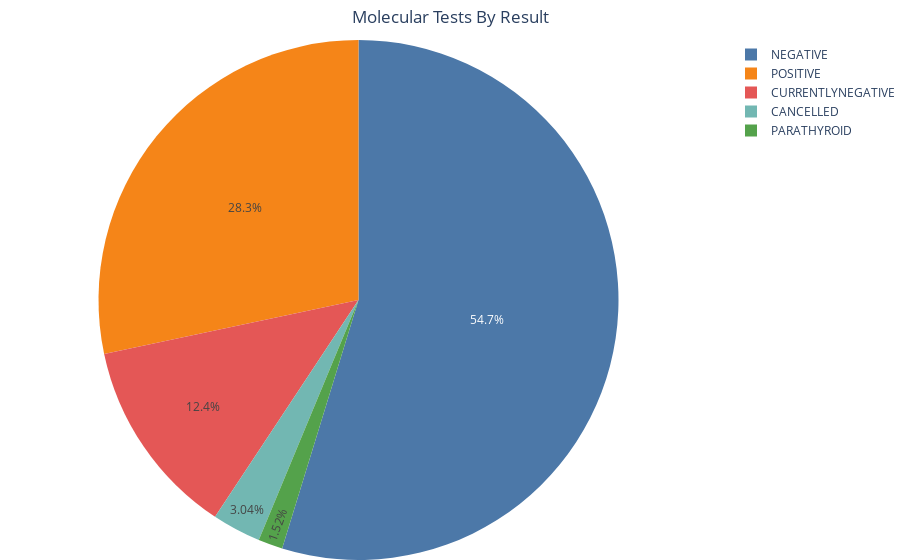

Write notebook code for a chart like this one.
### Code cell
fig.show()

### Figure 1 — Plotly figure (JSON) as saved in the notebook; plotly's stock layout.template omitted (floating-point values rounded to 4 significant figures)
{"data": [{"domain": {"x": [0, 1], "y": [0, 1]}, "hovertemplate": "Result=%{label}<br>Count=%{value}<extra></extra>", "labels": ["NEGATIVE", "POSITIVE", "CURRENTLYNEGATIVE", "CANCELLED", "PARATHYROID"], "legendgroup": "", "name": "", "showlegend": true, "sort": false, "type": "pie", "values": [721, 373, 163, 40, 20]}], "layout": {"autosize": true, "legend": {"tracegroupgap": 0}, "margin": {"b": 0, "l": 0, "pad": 0, "r": 0, "t": 40}, "piecolorway": ["#4C78A8", "#F58518", "#E45756", "#72B7B2", "#54A24B", "#EECA3B", "#B279A2", "#FF9DA6", "#9D755D", "#BAB0AC"], "title": {"text": "Molecular Tests By Result", "x": 0.5, "xanchor": "center", "y": 0.98, "yanchor": "top"}}}
